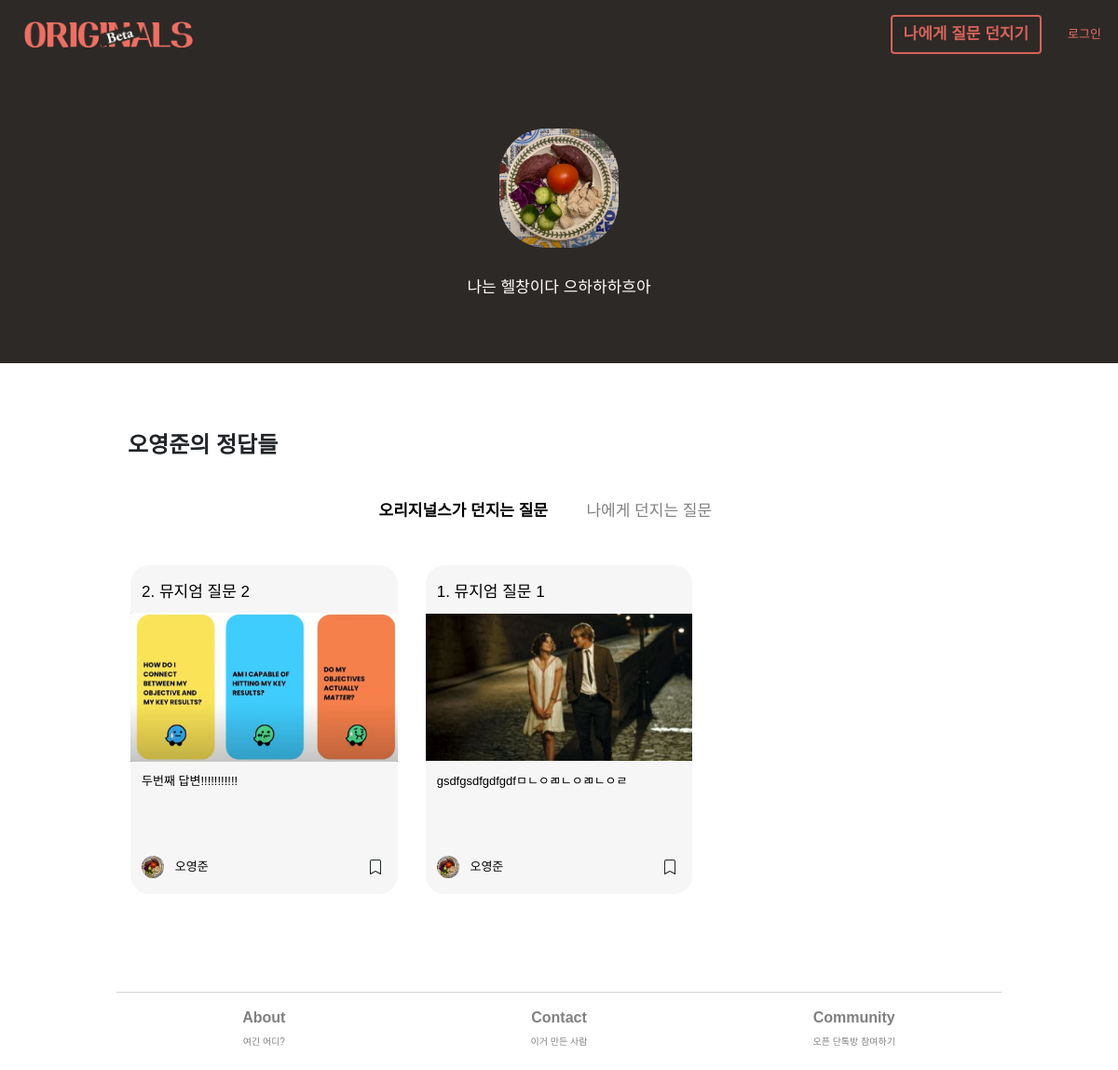
The app's page /profile/ryan, older data.
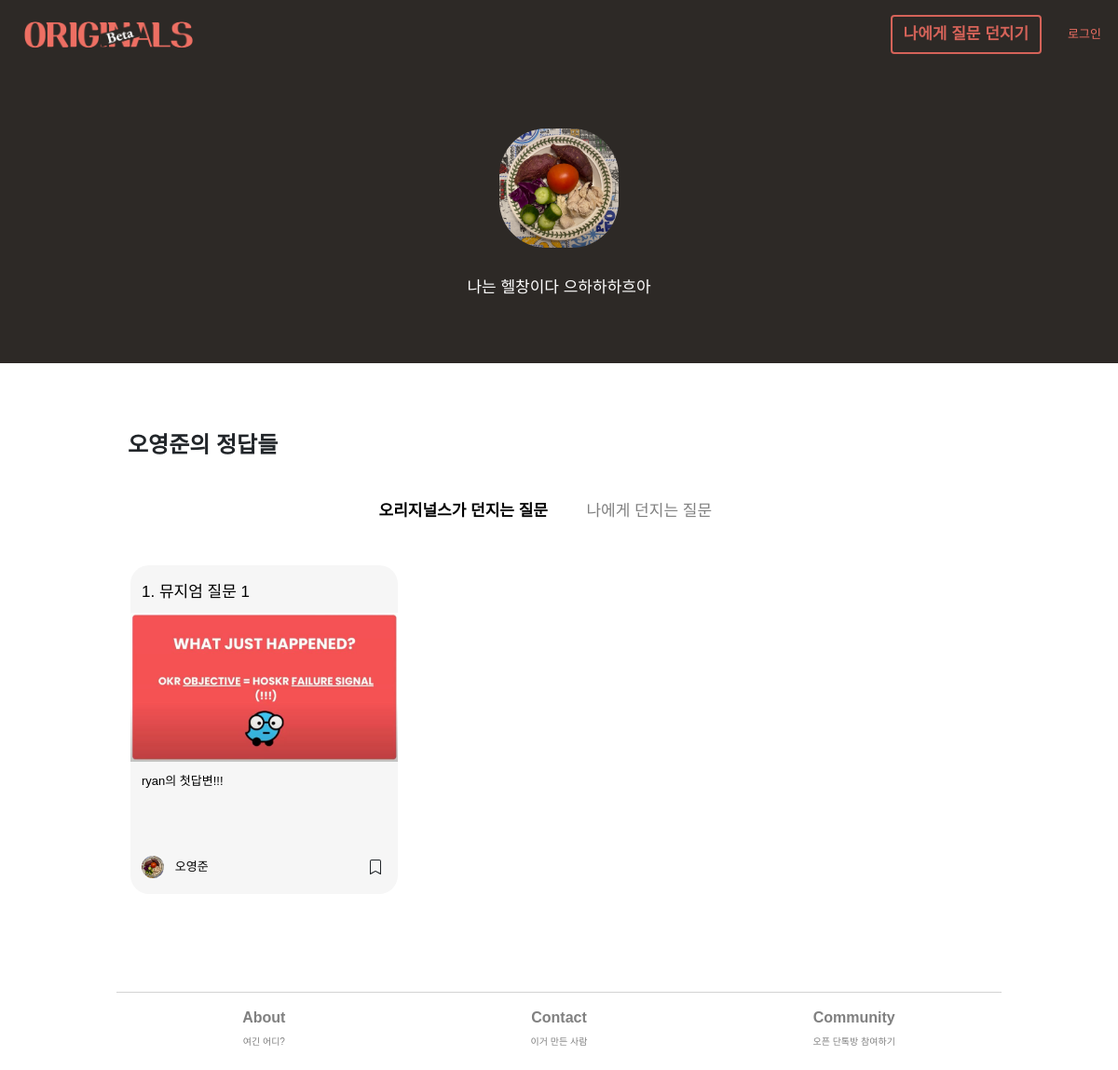
The same page, newer data.
### main/models.py (models this page shows, shortened)
class AnswersForFromUs(models.Model):
    objects = models.Manager()
    type = models.CharField(max_length=10, default='us', blank=True)
    question_id = models.ForeignKey(QuestionsFromUs, on_delete=models.CASCADE, related_name='answerforfromus', null=False, default=None)
    author_id = models.ForeignKey(User, on_delete=models.CASCADE, related_name='answerforfromus', null=False)
    body = models.CharField(max_length=10000, blank=True) # 답변을 하지 않고 저장하는 경우--null=True 필요없나?
    image = models.ImageField(null=True, blank=True, upload_to='answer_img')
    created_at = models.DateField(auto_now_add=False)
    updated_at = models.DateField(auto_now_add=True)
    created_at_time = models.DateTimeField(auto_now_add=True, null=True, blank=True)
    is_shared = models.BooleanField(default=True)
    on_magazine = models.BooleanField(default=False)

class QuestionsFromUs(models.Model):
    objects = models.Manager()
    question_no = models.IntegerField(null=True)
    title = models.CharField(max_length = 100, blank=False)
    body = models.TextField(blank=True)
    image = models.ImageField(null=True, blank=True, upload_to="question_img")
    is_nudge = models.BooleanField(default=False)
    created_at = models.DateField(auto_now_add=True)

### member/models.py (models this page shows, shortened)
class UserInfo(models.Model):
    objects = models.Manager()
    this_user = models.OneToOneField(User, on_delete=models.CASCADE, related_name = 'userinfo', null=True, default=None) ## UserInfo가 생성될 때마다 user에게 link된다.
    real_name = models.CharField(max_length=20, blank=True, default="내 이름")
    profile_image = models.ImageField(null=True, upload_to="profile_images", default="default_psa.jpg")
    self_intro = models.CharField(max_length=140, blank=True, default="나에 대한 간단한 소개")
    slug = models.SlugField(max_length=100, allow_unicode=True, null=False, blank=False)
    persona_type = models.CharField(max_length=50, null=False)
    is_editor = models.BooleanField(default=False)
    saved_answers = models.ForeignKey(AnswersForFromUs, on_delete=models.CASCADE, related_name = 'userinfo', null=True, default=None)

### main/views.py (the view)
# urls.py: path('profile/<str:username>', views.profile, name='others-profile'),
def profile(request, username):
    navbar_context = navbar(request)
    from_profile_page = 'True'
    profile_owner = User.objects.get(username=username)
    if profile_owner == request.user:
        owner_info = UserInfo.objects.get(this_user=request.user)
        owner_ans_us = AnswersForFromUs.objects.filter(author_id=request.user).order_by('-created_at_time')
        if not owner_ans_us:
            owner_ans_us = 'None'
        else:
            pass
        owner_ans_self = AnswersForFromSelf.objects.filter(author_id=request.user).order_by('-created_at_time')
        if not owner_ans_self:
            owner_ans_self = "None"
        else:
            pass
        is_owner = 'True'
        us_saved_by_user = SavedAnswers.objects.filter(bookmarker=request.user, ans_type='us').values_list('ans_us_ref', flat=True)
        list__us_saved_by_user = list(us_saved_by_user)
        if not us_saved_by_user:
            list__us_bookmarked = "None"
        else:
            list__us_bookmarked = []
            for i in list__us_saved_by_user:
                new = AnswersForFromUs.objects.get(id=i)
                list__us_bookmarked.append(new)
        self_saved_by_user = SavedAnswers.objects.filter(bookmarker=request.user, ans_type='self').values_list('ans_self_ref', flat=True)
        list__self_saved_by_user = list(self_saved_by_user)
        if not self_saved_by_user:
            list__self_bookmarked = "None"
        else:
            list__self_bookmarked = []
            for i in list__self_saved_by_user:
                new = AnswersForFromSelf.objects.get(id=i)
                list__self_bookmarked.append(new)
        pre_context = {
            'current_user' : request.user,
            'owner_info' : owner_info,
            'owner_ans_us' : owner_ans_us,
            'owner_ans_self' : owner_ans_self,
            'is_owner' : is_owner,
            'list__us_bookmarked' : list__us_bookmarked,
            'list__self_bookmarked' : list__self_bookmarked,
            'list__us_saved_by_user' : list__us_saved_by_user,
            'list__self_saved_by_user' : list__self_saved_by_user,
            'from_profile_page' : from_profile_page,
        }
        context = {**pre_context, **navbar_context}
        return render(request, 'main/profile.html', context)
    else:
        is_owner = 'False'
        owner_ans_us = AnswersForFromUs.objects.filter(author_id=profile_owner, is_shared=True).order_by('-created_at_time')
        owner_ans_self = AnswersForFromSelf.objects.filter(author_id=profile_owner, is_shared=True).order_by('-created_at_time')
        if request.user.is_authenticated:
            us_saved_by_user = SavedAnswers.objects.filter(bookmarker=request.user, ans_type='us').values_list('ans_us_ref', flat=True)
            self_saved_by_user = SavedAnswers.objects.filter(bookmarker=request.user, ans_type='self').values_list('ans_self_ref', flat=True)
            list__us_saved_by_user = list(us_saved_by_user)
            list__self_saved_by_user = list(self_saved_by_user)
            pre_context = {
                'owner_info' : profile_owner.userinfo,
                'owner_ans_us' : owner_ans_us,
                'owner_ans_self' : owner_ans_self,
                'list__us_saved_by_user' : list__us_saved_by_user,
                'list__self_saved_by_user' : list__self_saved_by_user,
                'is_owner' : is_owner,
                'from_profile_page' : from_profile_page,
            }
        else:
            pre_context = {
                'owner_info' : profile_owner.userinfo,
                'owner_ans_us' : owner_ans_us,
                'owner_ans_self' : owner_ans_self,
                'is_owner' : is_owner,
                'from_profile_page' : from_profile_page,
            }
        context = {**pre_context, **navbar_context}
        return render(request, 'main/profile.html', context)

### main/views.py (called while the page is built)
def navbar(request):
    if request.user.is_authenticated:
        navbar_this_user = request.user
        try:
            navbar_this_userinfo = UserInfo.objects.get(this_user=navbar_this_user)
            navbar_authenticated = 'True'
            navbar_context = {
                'navbar_authenticated' : navbar_authenticated,
                'navbar_this_user' : navbar_this_user.username,
                'navbar_this_userinfo' : navbar_this_userinfo,
            }
        except ObjectDoesNotExist:
            navbar_authenticated = 'False'
            navbar_context = {
                navbar_authenticated : navbar_authenticated,
                'navbar_this_user' : navbar_this_user.username,
            }
    else:
        navbar_authenticated = 'False'
        navbar_context = {
            'navbar_authenticated' : navbar_authenticated,
        }
    return navbar_context

### main/templates/main/profile.html (shortened to what the changed rows need)
{% extends 'main/base.html' %}
{% block content %}
<div class="row" id='my-answers'>
    <div class="col">
        <div class="row ans-orig fade-in" id='' style='display:flex;'>
            {% if owner_ans_us == 'None' %}
            <div class="row-h-40"></div>
            <div class="col-12 text-center text-s">지금 나의 첫 정답을 기록해봐요.</div>
            <div class="col-12 text-center">
                <button class="btn btn-primary" onclick="location.href='/question-from-originals'">오늘의 질문 받기</button>
            </div>
            {% else %}
            {% for u in owner_ans_us %}
            <div class="col-12 col-md-4">
                <div class="row align-middle">
                    <div class="card card-body grid-card col">
                        <a href="/originals-answer/{{u.id}}" id="my-click-id-{{u.id}}" onclick="TrackClicksUs(id)">
                            <div class="row">
                                <div class="col">
                                    <div class="text-m">{{u.question_id.question_no}}. {{u.question_id.title}}</div>
                                </div>
                            </div>
                            <div class="row list-img-container-row">
                                <div class="col list-img-container-col">
                                    <img class='question-img-list' src="{{u.image.url}}" alt="none">
                                </div>
                            </div>
                            <div class="row">
                                <div class="col">
                                    <p class='text-s link textbunch truncate'>{{u.body}}</p>
                                </div>
                            </div>
                        </a>
                        <div class="row">
                            <div class="col-2 my-auto text-center">
                                <a href='/profile/{{u.author_id.username}}'><img class='profile-img-list' src="{{u.author_id.userinfo.profile_image.url}}" alt="none"></a>
                            </div>
                            <div class="col-8 my-auto left col-wo-padding-left">
                                <div class='text-s'><a href='/profile/{{u.author_id.username}}'>{{u.author_id.userinfo.real_name}}</a></div>
                            </div>
                            <div class="col-2 my-auto text-center">
                                {% if u.id in list__us_saved_by_user %}
                                <div class='bookmark-orig' id='us-ans-id-{{u.id}}' onclick="BookmarkUs(id)">
                                    <svg class="bookmark-icon bi bi-bookmark-fill"  xmlns="http://www.w3.org/2000/svg" width="16" height="16" fill="currentColor" viewBox="0 0 16 16">
                                        <path d="M2 2v13.5a.5.5 0 0 0 .74.439L8 13.069l5.26 2.87A.5.5 0 0 0 14 15.5V2a2 2 0 0 0-2-2H4a2 2 0 0 0-2 2z"/>
                                        </svg>
                                </div>
                                {% else %}
                                <div class='bookmark-orig' id='us-ans-id-{{u.id}}' onclick="BookmarkUs(id)">
                                </div>
                                {% endif %}
                            </div>
                        </div>
                    </div>
                </div>
            </div>
            {% endfor %}
            {% endif %}
        </div>
    </div>
</div>
{% endblock %}

Row changes from the older to the newer data that the page shows:
removed AnswersForFromUs: question_id.question_no "2", question_id "뮤지엄 질문 2", image (picture), body "두번째 답변!!!!!!!!!!!", author_id.userinfo.profile_image (picture), author_id.userinfo.real_name "오영준"
removed AnswersForFromUs: question_id.question_no "1", question_id "뮤지엄 질문 1", image (picture), body "gsdfgsdfgdfgdfㅁㄴㅇㄻㄴㅇㄻㄴㅇㄹ", author_id.userinfo.profile_image (picture), author_id.userinfo.real_name "오영준"
added AnswersForFromUs: question_id.question_no "1", question_id "뮤지엄 질문 1", image (picture), body "ryan의 첫답변!!!", author_id.userinfo.profile_image (picture), author_id.userinfo.real_name "오영준"
